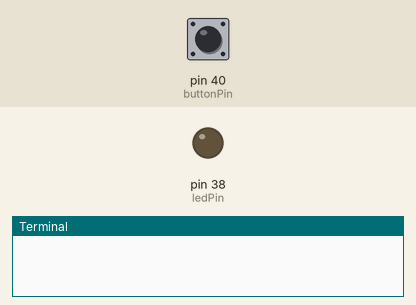
A program run on a simulated Raspberry Pi (header pin numbers). Shown: output pins drawn as LEDs (lit = HIGH), the last lines printed to the terminal. Inputs (shaded band) come from the test bench; at power-on: pin 40 (buttonPin) HIGH.

Above: at 1.2 s.
1.3 s: pin 40 (buttonPin) pulled LOW for 0.15 s
At 2.3 s:
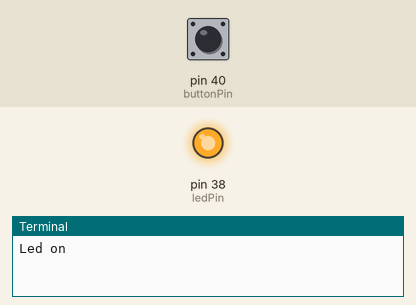
3.0 s: pin 40 (buttonPin) pulled LOW for 1 s
At 4.3 s:
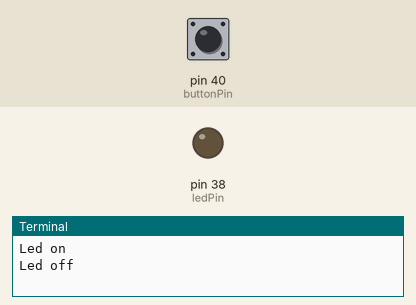
5.5 s: pin 40 (buttonPin) pulled LOW for 3.2 s
At 9.1 s:
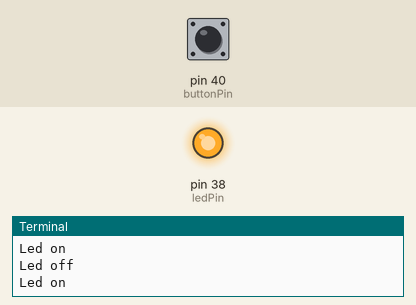
Timing chart, 0 to 10.6 s (numbered marks = the images above; inputs shaded):
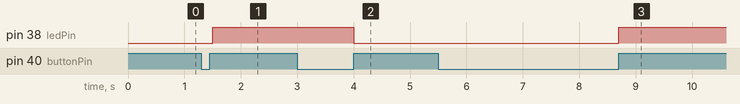

The program:

07-internal-pull-up-gpio-inputs-from-button-switch-homework.py
```python
import RPi.GPIO as GPIO
from time import sleep

ledState = GPIO.LOW
buttonPrevState = GPIO.HIGH

ledPin = 38
buttonPin = 40

GPIO.setmode(GPIO.BOARD)
GPIO.setup(ledPin, GPIO.OUT)
GPIO.setup(buttonPin, GPIO.IN, pull_up_down = GPIO.PUD_UP)

try:
    while True:
        if GPIO.input(buttonPin) == GPIO.HIGH and GPIO.input(buttonPin) != buttonPrevState:
            ledState = (ledState + 1) % 2
            print("Led on" if ledState == GPIO.HIGH else "Led off")
        buttonPrevState = GPIO.input(buttonPin)
        GPIO.output(ledPin, ledState)
        sleep(.1)

except KeyboardInterrupt:
    GPIO.output(ledPin, GPIO.LOW)
    GPIO.cleanup()
    print("See ya later!")
    
```

Measured:
- after the input at 1.3 s, pin 38 (ledPin): LOW → HIGH after 0.20 s
- after the input at 3.0 s, pin 38 (ledPin): HIGH → LOW after 1.0 s
- after the input at 5.5 s, pin 38 (ledPin): LOW → HIGH after 3.2 s
